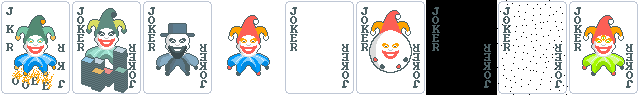
#> input picture assets/1x/jokers.png, 639 x 95 px
$ python resize.py jokers.png
#> lines starting #> are read from the running program, lines starting #| are printed output that depends on the picture
import sys
from PIL import Image
import os

def upscale_pixel_art(input_image, output_directory, input_image_path):
    # Double the size
    new_size = (input_image.width * 2, input_image.height * 2)
    resized_image = input_image.resize(new_size, Image.NEAREST)  # NEAREST resampling preserves pixelation

    # Save the resized image
    filename = os.path.basename(input_image_path)
    output_image_path = os.path.join(output_directory, filename)
    resized_image.save(output_image_path)

if __name__ == "__main__":
    if len(sys.argv) < 2:
        print("Usage: py resize.py <input_image>")
        sys.exit(1)

    input_image_path = sys.argv[1]
    input_image = Image.open(input_image_path)
#> input_image is the input picture: PIL image 639x95 RGBA; mean R, G, B, A 168.4, 169.8, 167.5, 223.2

    output_directory = "../2x/"
    upscale_pixel_art(input_image, output_directory, input_image_path)
#> in upscale_pixel_art, `resized_image = input_image.resize(new_size, Image.NEAREST)`:
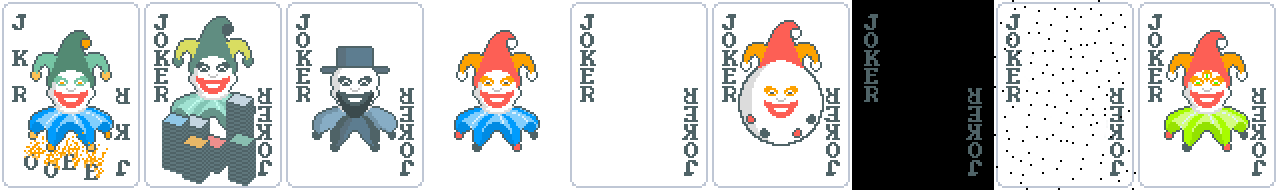
#> resized_image: PIL image 1278x190 RGBA; mean R, G, B, A 168.4, 169.8, 167.5, 223.2; transparent parts drawn white
